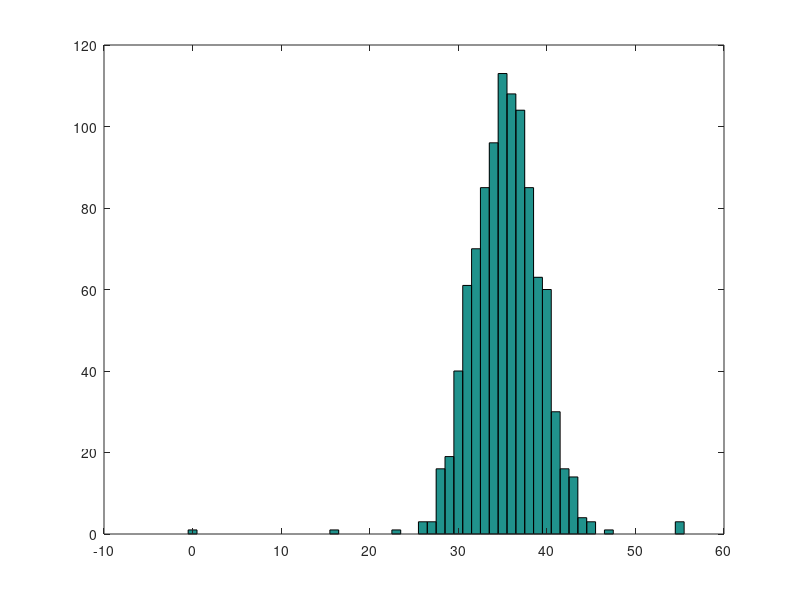

This figure's MATLAB source:
clc;
random=zeros(1000,55);
u=zeros(1000,55);

for e=1:55
random(1,e)=rand(1,1);
end;
m=2^31-1;

for j=1:55
    for i=1:1000-1
    random(i+1,j)=mod((7^5)*random(i,j),m);
    u(i+1,j)=random(i+1,j)/m;
    end;
end;

y=zeros(1000,55);

for t=1:55
for k=1:1000-1
    if (u(k,t)<=0.64) 
        y(k,t)=1;
    else y(k,t)=0;
    end;
end;
end;

x=y';
r=sum(x);

bins=0:1:55;
hist(r,bins);

h=zeros(1000,1);

for w=1:1000
    if (r(1,w)>=40)
        h(w,1)=1;
    else h(w,1)=0;
    end;
end;

prob=sum(h)/1000;

% p(40)+p(41)+p(42)+p(43)+p(44)=0.00005 from an online binomial calculator
% while prob=.003